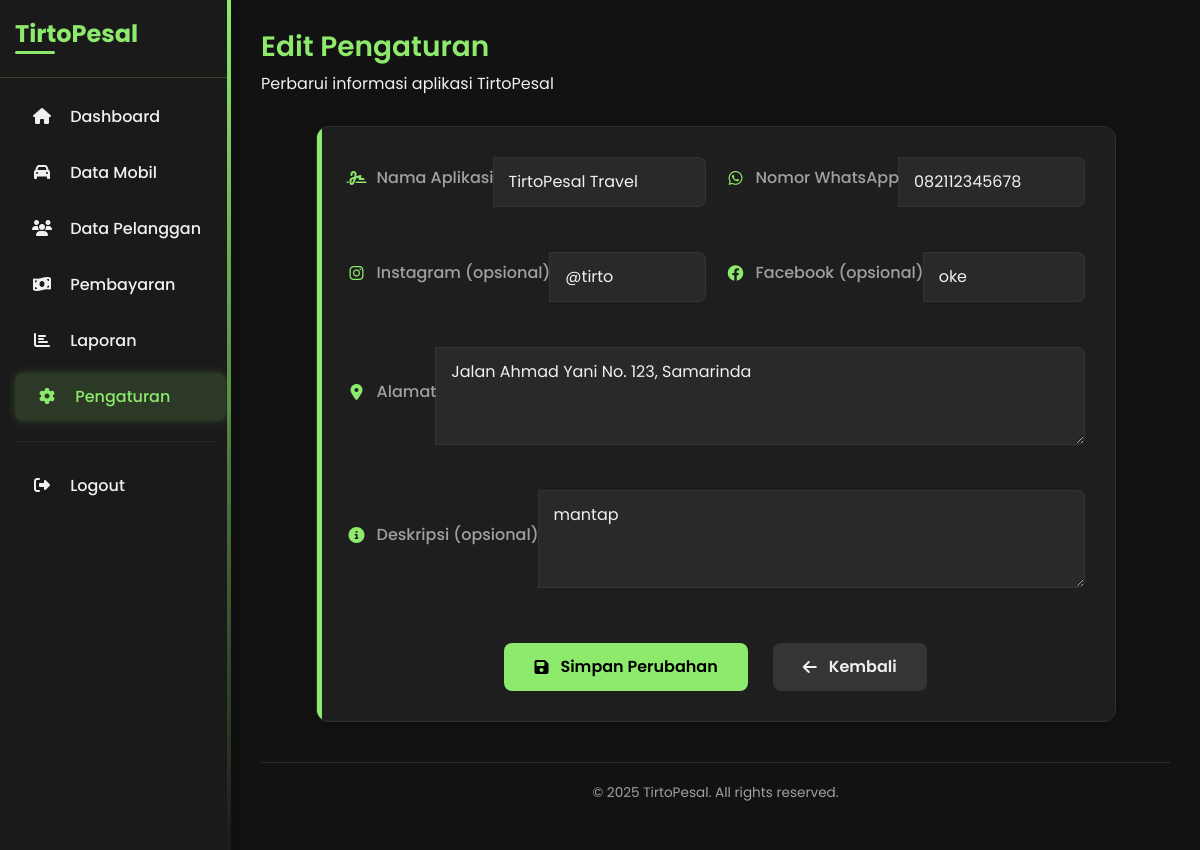
The page /setting/edit.php on the database its author committed.
### tables this page shows
CREATE TABLE `setting` (
  `id_setting` int NOT NULL,
  `nama_aplikasi` varchar(100) DEFAULT NULL,
  `nomor_wa` varchar(20) DEFAULT NULL,
  `alamat` text,
  `deskripsi` text,
  `instagram` varchar(100) DEFAULT NULL,
  `facebook` varchar(100) DEFAULT NULL,
  `last_update` datetime DEFAULT CURRENT_TIMESTAMP ON UPDATE CURRENT_TIMESTAMP
);

### src/setting/edit.php (the view, shortened to what this page needs)
<?php
include '../includes/koneksi.php';
$data = mysqli_query($conn, "SELECT * FROM setting LIMIT 1");
$setting = mysqli_fetch_assoc($data);
?>
<!DOCTYPE html>
<html lang="id">
<head>
    <link href="https://cdn.jsdelivr.net/npm/bootstrap@5.3.3/dist/css/bootstrap.min.css" rel="stylesheet">
    <link rel="stylesheet" href="https://cdnjs.cloudflare.com/ajax/libs/font-awesome/6.4.0/css/all.min.css">
</head>
<body>
    <div class="d-flex">
        <div class="sidebar p-0">
            <div class="brand-logo">
                <h4 class="text-brand fw-bold">TirtoPesal</h4>
            </div>
            <a href="../admin/dashboard.php">
                <i class="fas fa-home"></i>
                <span>Dashboard</span>
            </a>
            <a href="../mobil/index.php">
                <i class="fas fa-car"></i>
                <span>Data Mobil</span>
            </a>
            <a href="../pelanggan/index.php">
                <i class="fas fa-users"></i>
                <span>Data Pelanggan</span>
            </a>
            <a href="../pembayaran/index.php">
                <i class="fas fa-money-bill-wave"></i>
                <span>Pembayaran</span>
            </a>
            <a href="../laporan/index.php">
                <i class="fas fa-chart-bar"></i>
                <span>Laporan</span>
            </a>
            <a href="index.php" class="active">
                <i class="fas fa-cog"></i>
                <span>Pengaturan</span>
            </a>
            <hr>
            <a href="../logout.php" class="logout">
                <i class="fas fa-sign-out-alt"></i>
                <span>Logout</span>
            </a>
        </div>
        <div class="main-content">
            <div class="welcome-section">
                <h3 class="text-brand fw-semibold">Edit Pengaturan</h3>
                <p>Perbarui informasi aplikasi TirtoPesal</p>
            </div>
            <div class="form-card fade-in">
                <form method="post">
                    <div class="form-grid">
                        <div class="input-group">
                            <label for="nama_aplikasi">
                                <i class="fas fa-signature"></i> Nama Aplikasi
                            </label>
                            <input type="text" name="nama_aplikasi" id="nama_aplikasi"
                                value="<?= htmlspecialchars($setting['nama_aplikasi']) ?>"
                                class="form-control" required>
                        </div>
                        <div class="input-group">
                            <label for="nomor_wa">
                                <i class="fab fa-whatsapp"></i> Nomor WhatsApp
                            </label>
                            <input type="text" name="nomor_wa" id="nomor_wa"
                                value="<?= htmlspecialchars($setting['nomor_wa']) ?>"
                                class="form-control" required>
                        </div>
                        <div class="input-group">
                            <label for="instagram">
                                <i class="fab fa-instagram"></i> Instagram (opsional)
                            </label>
                            <input type="text" name="instagram" id="instagram"
                                value="<?= htmlspecialchars($setting['instagram']) ?>"
                                class="form-control">
                        </div>
                        <div class="input-group">
                            <label for="facebook">
                                <i class="fab fa-facebook"></i> Facebook (opsional)
                            </label>
                            <input type="text" name="facebook" id="facebook"
                                value="<?= htmlspecialchars($setting['facebook']) ?>"
                                class="form-control">
                        </div>
                        <div class="input-group full-width">
                            <label for="alamat">
                                <i class="fas fa-map-marker-alt"></i> Alamat
                            </label>
                            <textarea name="alamat" id="alamat" class="form-control"
                                rows="3" required><?= htmlspecialchars($setting['alamat']) ?></textarea>
                        </div>
                        <div class="input-group full-width">
                            <label for="deskripsi">
                                <i class="fas fa-info-circle"></i> Deskripsi (opsional)
                            </label>
                            <textarea name="deskripsi" id="deskripsi" class="form-control"
                                rows="3"><?= htmlspecialchars($setting['deskripsi']) ?></textarea>
                        </div>
                    </div>
                    <div class="button-group">
                        <button type="submit" name="simpan" class="btn btn-brand glow-animation">
                            <i class="fas fa-save me-1"></i> Simpan Perubahan
                        </button>
                        <a href="index.php" class="btn btn-secondary">
                            <i class="fas fa-arrow-left me-1"></i> Kembali
                        </a>
                    </div>
                </form>
            </div>
            <div class="admin-footer">
                &copy; <?php echo date('Y'); ?> TirtoPesal. All rights reserved.
            </div>
        </div>
    </div>
</body>
</html>

### src/setting/edit.php (style rules this page uses)
:root { --brand-color: #8eea6d; --brand-dark: #6fc554; --sidebar-bg: #1a1a1a; --card-bg: #1e1e1e; --card-border: #2e2e2e; --text-primary: #f0f0f0; --text-secondary: #a0a0a0; }
* { transition: all 0.3s ease; }
body { background-color: #121212; color: var(--text-primary); font-family: 'Poppins', sans-serif; overflow-x: hidden; }
.sidebar { min-height: 100vh; background-color: var(--sidebar-bg); box-shadow: 5px 0 15px rgba(0, 0, 0, 0.3); z-index: 100; position: relative; }
.sidebar::before { content: ''; position: absolute; top: 0; right: 0; height: 100%; width: 4px; background: linear-gradient(to bottom, var(--brand-color), transparent); }
.sidebar a { color: var(--text-primary); padding: 12px 20px; display: block; text-decoration: none; border-radius: 8px; margin: 8px 10px; position: relative; overflow: hidden; font-weight: 500; }
.sidebar a i { width: 24px; text-align: center; margin-right: 12px; }
.sidebar a::before { content: ''; position: absolute; top: 0; left: -100%; width: 100%; height: 100%; background: linear-gradient(90deg, transparent, rgba(142, 234, 109, 0.2), transparent); transition: 0.5s; }
.sidebar a:hover, .sidebar .active { background-color: rgba(142, 234, 109, 0.15); color: var(--brand-color); transform: translateX(5px); }
.sidebar .active { box-shadow: 0 0 10px rgba(142, 234, 109, 0.2); }
.sidebar hr { border-color: rgba(142, 234, 109, 0.3); margin: 20px 15px; }
.text-brand { color: var(--brand-color); font-weight: 700; }
.brand-logo { padding: 20px 15px; border-bottom: 1px solid rgba(142, 234, 109, 0.2); margin-bottom: 15px; }
.brand-logo h4 { position: relative; display: inline-block; }
.brand-logo h4::after { content: ''; position: absolute; bottom: -5px; left: 0; width: 40px; height: 3px; background: var(--brand-color); border-radius: 3px; }
.main-content { padding: 30px; flex: 1; position: relative; }
.welcome-section { margin-bottom: 30px; animation: fadeInDown 0.8s ease-out; }
.form-card { background: var(--card-bg); border: 1px solid var(--card-border); border-radius: 12px; padding: 30px; box-shadow: 0 5px 15px rgba(0, 0, 0, 0.2); position: relative; overflow: hidden; opacity: 0; transform: translateY(20px); max-width: 800px; margin: 0 auto; }
.form-card::before { content: ''; position: absolute; top: 0; left: 0; width: 5px; height: 100%; background: var(--brand-color); }
.input-group { margin-bottom: 25px; position: relative; }
.input-group label { display: block; margin-bottom: 8px; font-weight: 500; color: var(--text-secondary); display: flex; align-items: center; }
.input-group label i { margin-right: 10px; color: var(--brand-color); width: 20px; text-align: center; }
.input-group input, .input-group textarea { width: 100%; padding: 12px 15px; background-color: rgba(255, 255, 255, 0.05); border: 1px solid rgba(255, 255, 255, 0.1); border-radius: 8px; color: var(--text-primary); font-family: 'Poppins', sans-serif; transition: all 0.3s ease; }
.btn-brand { background-color: var(--brand-color); color: #000; border: none; padding: 12px 30px; border-radius: 8px; font-weight: 600; transition: all 0.3s ease; display: inline-flex; align-items: center; gap: 8px; margin-right: 10px; }
.btn-secondary { background-color: rgba(255, 255, 255, 0.1); color: var(--text-primary); border: none; padding: 12px 30px; border-radius: 8px; font-weight: 600; transition: all 0.3s ease; display: inline-flex; align-items: center; gap: 8px; }
.button-group { display: flex; justify-content: center; margin-top: 30px; gap: 15px; }
.form-grid { display: grid; grid-template-columns: 1fr 1fr; gap: 20px; }
.full-width { grid-column: span 2; }
.fade-in { animation: fadeInUp 0.6s forwards; }
.float-animation { animation: float 4s ease-in-out infinite; }
.glow-animation { animation: glow 1.5s alternate infinite; }
.admin-footer { text-align: center; padding: 20px; color: var(--text-secondary); font-size: 0.85rem; margin-top: 40px; border-top: 1px solid rgba(255, 255, 255, 0.1); }

### rows shown on the page
setting: nama_aplikasi "TirtoPesal Travel", nomor_wa "082112345678", instagram "@tirto", facebook "oke", alamat "Jalan Ahmad Yani No. 123, Samarinda", deskripsi "mantap"
